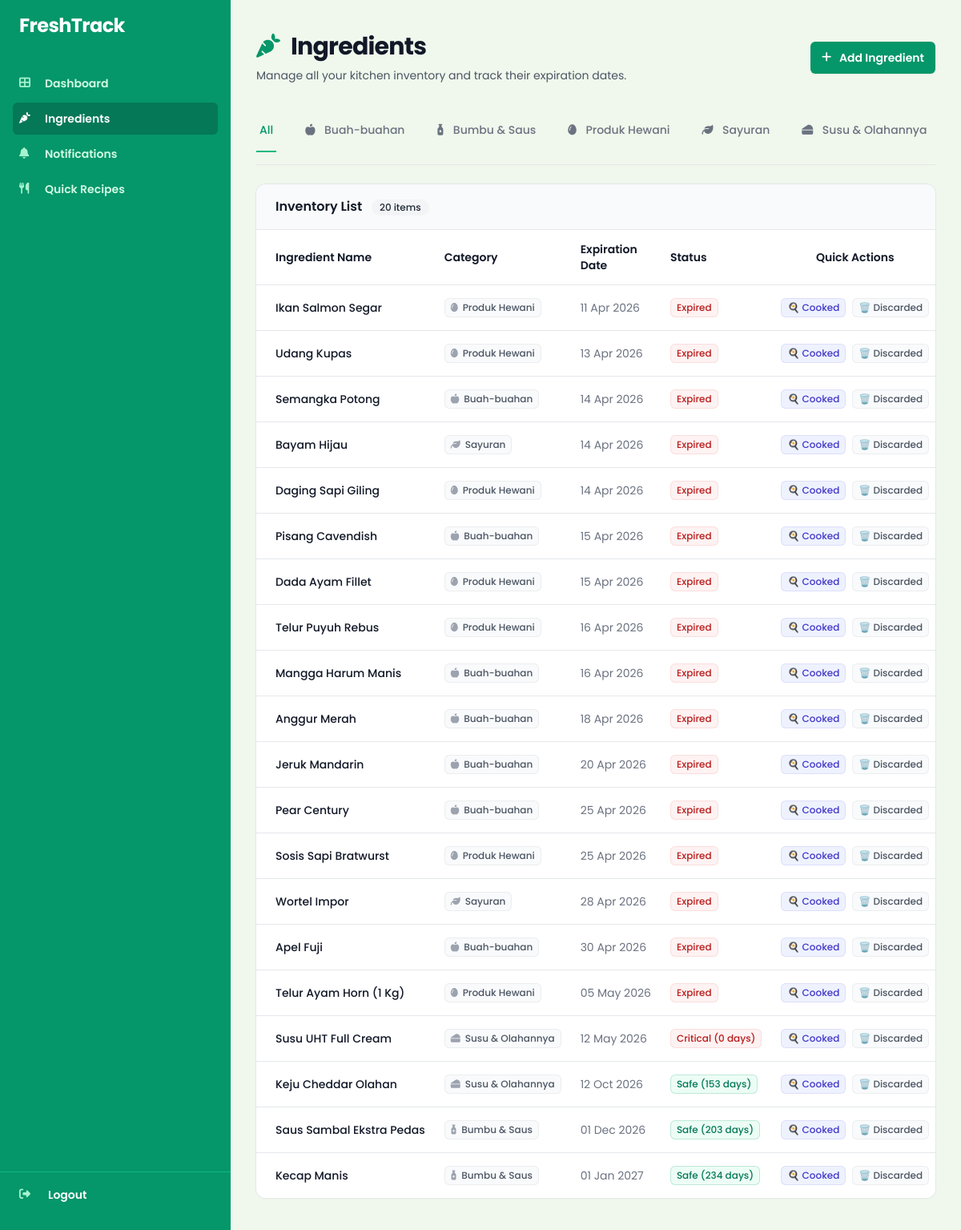
Screenshot of /pages/inventories.php (signed in) with the database file from the repository.
### tables this page shows
CREATE TABLE `categories` (
  `id` varchar(36) NOT NULL,
  `nama_categories` varchar(50) NOT NULL,
  `icon` varchar(50) NOT NULL
);

CREATE TABLE `inventories` (
  `id` varchar(36) NOT NULL,
  `user_id` varchar(36) NOT NULL,
  `category_id` varchar(36) NOT NULL,
  `nama_bahan` varchar(100) NOT NULL,
  `tanggal_kadaluarsa` date NOT NULL,
  `created_at` timestamp NOT NULL DEFAULT current_timestamp(),
  `updated_at` timestamp NOT NULL DEFAULT current_timestamp() ON UPDATE current_timestamp()
);

### pages/inventories.php (the view, shortened to what this page needs)
<?php
include __DIR__ . '/../config/connection.php';
$user_id = $_SESSION['user_id'];
$cats = $connection->query("SELECT * FROM categories ORDER BY nama_categories");
$categories = $cats->fetch_all(MYSQLI_ASSOC);
$filter = $_GET['category'] ?? 'all';
$query = "SELECT i.*, c.nama_categories, c.icon,
          DATEDIFF(i.tanggal_kadaluarsa, CURDATE()) AS days_left
          FROM inventories i
          JOIN categories c ON i.category_id = c.id
          WHERE i.user_id = ?";
$query .= " ORDER BY i.tanggal_kadaluarsa ASC";
$stmt = $connection->prepare($query);
if ($filter !== 'all') {
    $stmt->bind_param("ss", $user_id, $filter);
} else {
    $stmt->bind_param("s", $user_id);
}
$stmt->execute();
$items = $stmt->get_result()->fetch_all(MYSQLI_ASSOC);
$stmt2 = $connection->prepare("SELECT reminder_day FROM users WHERE id = ?");
$stmt2->bind_param("s", $user_id);
$stmt2->execute();
$reminder_day = $stmt2->get_result()->fetch_assoc()['reminder_day'] ?? 3;
?>
<?php require_once __DIR__ . '/../includes/header.php'; ?>
<div>
    <?php require_once __DIR__ . '/../includes/sidebar.php'; ?>
    <main class="py-10 lg:pl-72">
      <div class="px-4 sm:px-6 lg:px-8 max-w-7xl mx-auto">
        <div class="sm:flex sm:items-center sm:justify-between mb-8">
            <div>
                <h1 class="text-3xl font-bold tracking-tight text-gray-900"><i class="fas fa-carrot text-emerald-600 mr-2"></i> Ingredients</h1>
                <p class="mt-2 text-sm text-gray-600">Manage all your kitchen inventory and track their expiration dates.</p>
            </div>
            <div class="mt-4 sm:mt-0">
                <button type="button" onclick="openAddModal()" class="inline-flex items-center gap-x-2 rounded-md bg-emerald-600 px-3.5 py-2.5 text-sm font-semibold text-white shadow-sm hover:bg-emerald-500 focus-visible:outline focus-visible:outline-2 focus-visible:outline-offset-2 focus-visible:outline-emerald-600">
                    <i class="fas fa-plus -ml-0.5 size-4"></i>
                    Add Ingredient
                </button>
            </div>
        </div>
        <div class="mb-6 border-b border-gray-200 pb-4">
            <nav class="-mb-px flex space-x-4 sm:space-x-8 overflow-x-auto" aria-label="Tabs">
                <a href="?category=all" class="<?= $filter === 'all' ? 'border-emerald-500 text-emerald-600' : 'border-transparent text-gray-500 hover:border-gray-300 hover:text-gray-700' ?> whitespace-nowrap border-b-2 px-1 py-4 text-sm font-medium transition-colors">
                    All
                </a>
                <?php foreach ($categories as $cat): ?>
                <a href="?category=<?= $cat['id'] ?>" class="<?= $filter === $cat['id'] ? 'border-emerald-500 text-emerald-600' : 'border-transparent text-gray-500 hover:border-gray-300 hover:text-gray-700' ?> whitespace-nowrap border-b-2 px-1 py-4 text-sm font-medium transition-colors">
                    <i class="fas <?= htmlspecialchars($cat['icon']) ?> mr-2"></i> <?= htmlspecialchars($cat['nama_categories']) ?>
                </a>
                <?php endforeach; ?>
            </nav>
        </div>
        <div class="bg-white shadow-sm ring-1 ring-gray-200 sm:rounded-xl overflow-hidden">
            <div class="border-b border-gray-200 bg-gray-50 px-4 py-4 sm:px-6">
                <h3 class="text-base font-semibold text-gray-900">Inventory List <span class="ml-2 inline-flex items-center rounded-full bg-gray-100 px-2.5 py-0.5 text-xs font-medium text-gray-800"><?= count($items) ?> items</span></h3>
            </div>
            <?php if (empty($items)): ?>
            <div class="text-center py-16">
                <div class="mx-auto flex h-12 w-12 items-center justify-center rounded-full bg-emerald-100">
                    <i class="fas fa-box-open text-emerald-600 text-xl"></i>
                </div>
                <h3 class="mt-4 text-sm font-semibold text-gray-900">No ingredients</h3>
                <p class="mt-2 text-sm text-gray-500">Get started by clicking "Add Ingredient" above.</p>
            </div>
            <?php else: ?>
            <div class="overflow-x-auto">
                <table class="min-w-full divide-y divide-gray-200">
                    <thead class="bg-white">
                        <tr>
                            <th scope="col" class="py-3.5 pl-4 pr-3 text-left text-sm font-semibold text-gray-900 sm:pl-6">Ingredient Name</th>
                            <th scope="col" class="px-3 py-3.5 text-left text-sm font-semibold text-gray-900">Category</th>
                            <th scope="col" class="px-3 py-3.5 text-left text-sm font-semibold text-gray-900">Expiration Date</th>
                            <th scope="col" class="px-3 py-3.5 text-left text-sm font-semibold text-gray-900">Status</th>
                            <th scope="col" class="px-3 py-3.5 text-center text-sm font-semibold text-gray-900">Quick Actions</th>
                        </tr>
                    </thead>
                    <tbody class="divide-y divide-gray-200 bg-white">
                    <?php foreach ($items as $item):
                        $d = $item['days_left'];
                        if ($d < 0) {
                            $badge_class = 'bg-red-50 text-red-700 ring-red-600/10';
                            $label = 'Expired';
                        } elseif ($d <= $reminder_day) {
                            $badge_class = 'bg-red-50 text-red-700 ring-red-600/10';
                            $label = "Critical ($d days)";
                        } elseif ($d <= $reminder_day + 3) {
                            $badge_class = 'bg-yellow-50 text-yellow-800 ring-yellow-600/20';
                            $label = "Soon ($d days)";
                        } else {
                            $badge_class = 'bg-emerald-50 text-emerald-700 ring-emerald-600/20';
                            $label = "Safe ($d days)";
                        }
                    ?>
                    <tr class="hover:bg-gray-50 transition-colors">
                        <td class="whitespace-nowrap py-4 pl-4 pr-3 text-sm font-medium text-gray-900 sm:pl-6"><?= htmlspecialchars($item['nama_bahan']) ?></td>
                        <td class="whitespace-nowrap px-3 py-4 text-sm text-gray-500">
                            <span class="inline-flex items-center rounded-md bg-gray-50 px-2 py-1 text-xs font-medium text-gray-600 ring-1 ring-inset ring-gray-500/10">
                                <i class="fas <?= htmlspecialchars($item['icon']) ?> mr-1.5 text-gray-400"></i> <?= htmlspecialchars($item['nama_categories']) ?>
                            </span>
                        </td>
                        <td class="whitespace-nowrap px-3 py-4 text-sm text-gray-500"><?= date('d M Y', strtotime($item['tanggal_kadaluarsa'])) ?></td>
                        <td class="whitespace-nowrap px-3 py-4 text-sm text-gray-500">
                            <span class="inline-flex items-center rounded-md px-2 py-1 text-xs font-medium ring-1 ring-inset <?= $badge_class ?>"><?= $label ?></span>
                        </td>
                        <td class="whitespace-nowrap px-3 py-4 text-sm text-gray-500 text-center">
                            <div class="flex items-center justify-center gap-2">
                                <form method="POST" action="/Kuis-ResponsiPWD/FreshTrack/actions/edit_inventories.php" class="inline">
                                    <button type="submit" class="inline-flex items-center rounded-md bg-indigo-50 px-2 py-1 text-xs font-medium text-indigo-700 ring-1 ring-inset ring-indigo-700/10 hover:bg-indigo-100 transition-colors" title="Cooked">🍳 Cooked</button>
                                </form>
                                <form method="POST" action="/Kuis-ResponsiPWD/FreshTrack/actions/edit_inventories.php" class="inline">
                                    <button type="submit" class="inline-flex items-center rounded-md bg-gray-50 px-2 py-1 text-xs font-medium text-gray-600 ring-1 ring-inset ring-gray-500/10 hover:bg-gray-100 transition-colors" title="Discarded">🗑️ Discarded</button>
                                </form>
                            </div>
                        </td>
                    </tr>
                    <?php endforeach; ?>
                    </tbody>
                </table>
            </div>
            <?php endif; ?>
        </div>
      </div>
    </main>
</div>
</body>
</html>

### css/style.css (style rules this page uses)
:root { --bg-body: #f0f7ec; --bg-hero: #cce1c6; --bg-card: #ffffff; --bg-sidebar: #2d5a27; --bg-sidebar-hover: #3a7033; --bg-sidebar-active: #1e3d1a; --primary: #4a7046; --primary-dark: #385a34; --primary-light: #6b9e66; --accent: #8bc34a; --text-heading: #1a2e19; --text-body: #4b5e4b; --text-light: #ffffff; --text-muted: #7a8f7a; --border: #d4e4cf; --border-light: #e8f0e4; --danger: #e74c3c; --danger-light: #fdecea; --warning: #f39c12; --warning-light: #fef9e7; --success: #27ae60; --success-light: #eafaf1; --info: #3498db; --info-light: #ebf5fb; --shadow-sm: 0 1px 3px rgba(0, 0, 0, 0.08); --shadow-md: 0 4px 12px rgba(0, 0, 0, 0.1); --shadow-lg: 0 8px 30px rgba(0, 0, 0, 0.12); --radius-sm: 8px; --radius-md: 12px; --radius-lg: 16px; --radius-xl: 20px; --transition: all 0.3s cubic-bezier(0.4, 0, 0.2, 1); }
*, *::before, *::after { box-sizing: border-box; margin: 0; padding: 0; }
body { font-family: 'Poppins', sans-serif; background-color: var(--bg-body); color: var(--text-body); line-height: 1.6; -webkit-font-smoothing: antialiased; }
a { text-decoration: none; color: inherit; }
button { cursor: pointer; font-family: inherit; }

### rows the page displays
categories: nama_categories "Buah-buahan"
categories: nama_categories "Bumbu & Saus"
categories: nama_categories "Produk Hewani"
categories: nama_categories "Sayuran"
categories: nama_categories "Susu & Olahannya"
inventories: nama_bahan "Ikan Salmon Segar", category.nama_categories "Produk Hewani", tanggal_kadaluarsa "11 Apr 2026", label "Expired"
inventories: nama_bahan "Udang Kupas", category.nama_categories "Produk Hewani", tanggal_kadaluarsa "13 Apr 2026", label "Expired"
inventories: nama_bahan "Semangka Potong", category.nama_categories "Buah-buahan", tanggal_kadaluarsa "14 Apr 2026", label "Expired"
inventories: nama_bahan "Bayam Hijau", category.nama_categories "Sayuran", tanggal_kadaluarsa "14 Apr 2026", label "Expired"
inventories: nama_bahan "Daging Sapi Giling", category.nama_categories "Produk Hewani", tanggal_kadaluarsa "14 Apr 2026", label "Expired"
inventories: nama_bahan "Pisang Cavendish", category.nama_categories "Buah-buahan", tanggal_kadaluarsa "15 Apr 2026", label "Expired"
inventories: nama_bahan "Dada Ayam Fillet", category.nama_categories "Produk Hewani", tanggal_kadaluarsa "15 Apr 2026", label "Expired"
inventories: nama_bahan "Telur Puyuh Rebus", category.nama_categories "Produk Hewani", tanggal_kadaluarsa "16 Apr 2026", label "Expired"
inventories: nama_bahan "Mangga Harum Manis", category.nama_categories "Buah-buahan", tanggal_kadaluarsa "16 Apr 2026", label "Expired"
inventories: nama_bahan "Anggur Merah", category.nama_categories "Buah-buahan", tanggal_kadaluarsa "18 Apr 2026", label "Expired"
inventories: nama_bahan "Jeruk Mandarin", category.nama_categories "Buah-buahan", tanggal_kadaluarsa "20 Apr 2026", label "Expired"
inventories: nama_bahan "Pear Century", category.nama_categories "Buah-buahan", tanggal_kadaluarsa "25 Apr 2026", label "Expired"
inventories: nama_bahan "Sosis Sapi Bratwurst", category.nama_categories "Produk Hewani", tanggal_kadaluarsa "25 Apr 2026", label "Expired"
inventories: nama_bahan "Wortel Impor", category.nama_categories "Sayuran", tanggal_kadaluarsa "28 Apr 2026", label "Expired"
inventories: nama_bahan "Apel Fuji", category.nama_categories "Buah-buahan", tanggal_kadaluarsa "30 Apr 2026", label "Expired"
inventories: nama_bahan "Telur Ayam Horn (1 Kg)", category.nama_categories "Produk Hewani", tanggal_kadaluarsa "05 May 2026", label "Expired"
inventories: nama_bahan "Susu UHT Full Cream", category.nama_categories "Susu & Olahannya", tanggal_kadaluarsa "12 May 2026", label "Critical (0 days)"
inventories: nama_bahan "Keju Cheddar Olahan", category.nama_categories "Susu & Olahannya", tanggal_kadaluarsa "12 Oct 2026", label "Safe (153 days)"
inventories: nama_bahan "Saus Sambal Ekstra Pedas", category.nama_categories "Bumbu & Saus", tanggal_kadaluarsa "01 Dec 2026", label "Safe (203 days)"
inventories: nama_bahan "Kecap Manis", category.nama_categories "Bumbu & Saus", tanggal_kadaluarsa "01 Jan 2027", label "Safe (234 days)"

### other values shown
count($items) "20"
